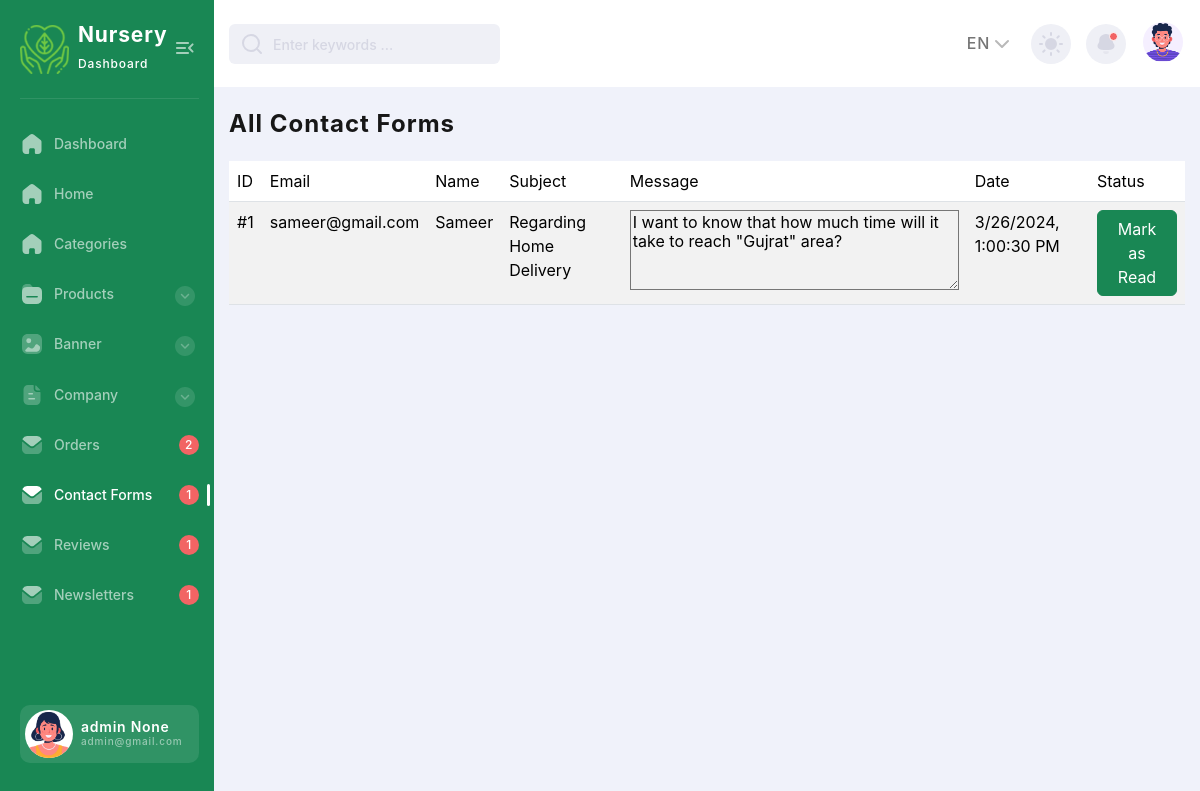
The app's page /contactforms/ (signed in) with its own data.
### backend/models.py (models this page shows, shortened)
class Company(models.Model):
    class Meta:
        db_table = "company"
        verbose_name = 'Company'
        verbose_name_plural = 'Companies'
    name = models.CharField(max_length=255)
    description = models.TextField(null=True,blank=True)
    email = models.CharField(max_length = 255)
    phone_number = models.CharField(max_length = 14)
    logo = models.ImageField(upload_to='logo/',null=True,blank=True)
    favicon = models.ImageField(upload_to='favicon/',null=True,blank=True)
    address = models.CharField(max_length = 255,null=True,blank=True)
    currency_symbol = models.TextField(blank=True,default="₹")

class Users(AbstractUser):
    username = None  # Remove the username field
    email = models.EmailField(unique=True)
    first_name = models.CharField(max_length=30)
    last_name = models.CharField(max_length=30,null=True,blank=True)
    date_of_birth = models.DateField(null=True, blank=True)
    USERNAME_FIELD = 'email'
    REQUIRED_FIELDS = ['first_name']  # Add any other required fields
    objects = CustomUserManager()

class Contact(models.Model):
    class Meta:
        db_table = "contact"
        verbose_name = 'Contact'
        verbose_name_plural = 'Contacts'
    name = models.CharField(max_length= 255)
    email = models.EmailField()
    subject = models.CharField(max_length = 255)
    message = models.TextField()
    date_time = models.CharField(max_length = 255,null=True,blank=True)
    is_read = models.BooleanField(default = False,null=True,blank=True)

### backend/views.py (the view)
# urls.py: path('contactforms/',bViews.AllContactForms,name="contact-forms"),
def AllContactForms(request):
    if is_admin(request):
        contactforms = Contact.objects.all()
        return render(request,"all/contactforms.html",{"contactforms":contactforms})

### backend/views.py (called while the page is built)
def is_admin(request):
    if request.user.is_superuser:
        return True
    return False

### backend/templates/all/contactforms.html (shortened to what this page needs)
{% extends "masters/admin_master.html" %}
{% block page-name %}
  All Contact Forms
{% endblock page-name %}
{% block body %}
{% load custom_filter %}
    <div class="all-products-wrapper">
        <table class="table table-striped">
            <thead>
                <tr>
                    <td>ID</td>
                    <td>Email</td>
                    <td>Name</td>
                    <td>Subject</td>
                    <td>Message</td>
                    <td>Date</td>
                    <td>Status</td>
                </tr>
            </thead>
            <tbody>
                {% for contact in contactforms %}
                  <tr>
                    <td>#{{contact.id}}</td>
                    <td>{{contact.email}}</td>
                    <td>{{contact.name}}</td>
                    <td>{{contact.subject}}</td>
                    <td><textarea cols="30" rows="4" readonly>{{contact.message}}</textarea></td>
                    <td>
                        {{contact.date_time}}
                    </td>
                    <td>
                        {% if contact.is_read %}
                          ✔️
                          {%else%}
                          <form action="{%url 'approve-contact-form'%}" method="post">
                            <button class="btn btn-success" type="submit">Mark as Read</button>
                          </form>
                        {% endif %}
                    </td>
                  </tr>
                {% endfor %}
            </tbody>
        </table>
    </div>
{% endblock body %}

### backend/templates/masters/admin_master.html (shortened to what this page needs)
<!DOCTYPE html>
<html lang="en">
<head>
    {% load static %}
    <link href="https://cdn.jsdelivr.net/npm/bootstrap@5.3.3/dist/css/bootstrap.min.css" rel="stylesheet">
  <link rel="stylesheet" href="{% static 'css/backend_style.min.css' %}">
</head>
<body>
    <div class="page-flex">
<aside class="sidebar">
    <div class="sidebar-start">
        <div class="sidebar-head">
            <a href="{%url 'dashboard'%}" class="logo-wrapper" title="Home">
                <div class="logo" style="background: none;">
                    <img src="/media/{{company.logo}}" alt="">
                </div>
                <div class="logo-text">
                    <span class="logo-title">{% if company.name %}
                      {{company.name}}
                      {%else%}
                      Nursery
                    {% endif %}</span>
                    <span class="logo-subtitle">Dashboard</span>
                </div>
            </a>
            <button class="sidebar-toggle transparent-btn" title="Menu" type="button">
                <span class="icon menu-toggle" aria-hidden="true"></span>
            </button>
        </div>
        <div class="sidebar-body">
            <ul class="sidebar-body-menu">
                <li>
                    <a href="{%url 'dashboard'%}" data-active-url="{%url 'dashboard'%}"><span class="icon home" aria-hidden="true"></span>Dashboard</a>
                </li>
                <li>
                    <a href="/"><span class="icon home" aria-hidden="true"></span>Home</a>
                </li>
                <li>
                    <a href="{%url 'all-categories'%}" data-active-url="{%url 'all-categories'%}"><span class="icon home" aria-hidden="true"></span>Categories</a>
                </li>
                <li>
                    <a class="show-cat-btn" href="##" data-active-url="{%url 'all-products'%}" data-active-url-add="{%url 'add-product'%}">
                        <span class="icon folder" aria-hidden="true"></span>Products
                        <span class="category__btn transparent-btn" title="Open list">
                            <span class="icon arrow-down" aria-hidden="true"></span>
                        </span>
                    </a>
                    <ul class="cat-sub-menu">
                        <li>
                        </li>
                        <li>
                        </li>
                    </ul>
                </li>
                <li>
                    <a class="show-cat-btn" href="##" data-active-url="{%url 'all-banners'%}" data-active-url-add="{%url 'add-banner'%}">
                        <span class="icon image" aria-hidden="true"></span>Banner
                        <span class="category__btn transparent-btn" title="Open list">
                            <span class="icon arrow-down" aria-hidden="true"></span>
                        </span>
                    </a>
                    <ul class="cat-sub-menu">
                        <li>
                        </li>
                        <li>
                        </li>
                    </ul>
                </li>
                <li>
                    <a class="show-cat-btn" href="##" data-active-url-add="{%url 'add-company'%}" data-active-url="{%url 'edit-company'%}">
                        <span class="icon paper" aria-hidden="true"></span>Company
                        <span class="category__btn transparent-btn" title="Open list">
                            <span class="icon arrow-down" aria-hidden="true"></span>
                        </span>
                    </a>
                    <ul class="cat-sub-menu">
                        <li>
                        </li>
                        <li>
                        </li>
                    </ul>
                </li>
                <li>
                    <a href="{%url 'admin-orders'%}" data-active-url="{%url 'admin-orders'%}">
                        <span class="icon message" aria-hidden="true"></span>
                        Orders
                    </a>
                    <span class="msg-counter">{{new_orders}}</span>
                </li>
                <li>
                    <a href="{%url 'contact-forms'%}" data-active-url="{%url 'contact-forms'%}">
                        <span class="icon message" aria-hidden="true"></span>
                        Contact Forms
                    </a>
                    <span class="msg-counter">{{new_contactforms}}</span>
                </li>
                <li>
                    <a href="{%url 'all-reviews'%}" data-active-url="{%url 'all-reviews'%}">
                        <span class="icon message" aria-hidden="true"></span>
                        Reviews
                    </a>
                    <span class="msg-counter">{{new_reviews}}</span>
                </li>
                <li>
                    <a href="{%url 'newsletters'%}" data-active-url="{%url 'newsletters'%}">
                        <span class="icon message" aria-hidden="true"></span>
                        Newsletters
                    </a>
                    <span class="msg-counter">{{new_newsletters}}</span>
                </li>
            </ul>
        </div>
    </div>
    <div class="sidebar-footer">
        <a href="{%url 'dashboard'%}" class="sidebar-user">
            <span class="sidebar-user-img">
                <picture><source srcset="{% static 'images/avatar/avatar-illustrated-01.webp' %}" type="image/webp"><img src="{% static 'images/avatar/avatar-illustrated-01.webp' %}" alt="User name"></picture>
            </span>
            <div class="sidebar-user-info">
                <span class="sidebar-user__title">{{request.user.first_name}} {{request.user.last_name}}</span>
                <span class="sidebar-user__subtitle">{{request.user.email}}</span>
            </div>
        </a>
    </div>
</aside>
<div class="main-wrapper">
    <nav class="main-nav--bg">
    <div class="container main-nav">
        <div class="main-nav-start">
        <div class="search-wrapper">
            <i data-feather="search" aria-hidden="true"></i>
            <input type="text" placeholder="Enter keywords ..." required>
        </div>
        </div>
        <div class="main-nav-end">
        <div class="lang-switcher-wrapper">
            <button class="lang-switcher transparent-btn" type="button">
            EN
            <i data-feather="chevron-down" aria-hidden="true"></i>
            </button>
        </div>
        <button class="theme-switcher gray-circle-btn" type="button" title="Switch theme">
            <i class="sun-icon" data-feather="sun" aria-hidden="true"></i>
        </button>
        <div class="notification-wrapper">
            <button class="gray-circle-btn dropdown-btn" title="To messages" type="button">
            <span class="icon notification active" aria-hidden="true"></span>
            </button>
        </div>
        <div class="nav-user-wrapper">
            <button href="##" class="nav-user-btn dropdown-btn" title="My profile" type="button">
            <span class="nav-user-img">
                <picture><source srcset="{% static 'images/avatar/avatar-illustrated-02.webp' %}" type="image/webp"><img src="{% static 'images/avatar/avatar-illustrated-02.webp' %}" alt="User name"></picture>
            </span>
            </button>
        </div>
        </div>
    </div>
    </nav>
<main class="main users chart-page" id="skip-target">
    <div class="container">
        <h2 class="main-title">
            {% block page-name %}{% endblock page-name %}
        </h2>
    {% block body %}
    {% endblock body %}
    </div>
</main>
</div>
</div>
</body>
</html>

### backend/templates/all/contactforms.html (style rules this page uses)
.all-products-wrapper textarea { background-color: transparent; }

### records on screen
Company: logo (picture), name "Nursery"
Users: user.first_name "admin", user.last_name "None", user.email "admin@gmail.com"
Contact: id "1", email "sameer@gmail.com", name "Sameer", subject "Regarding Home Delivery", message "I want to know that how much time will it take to reach \"Gujrat\" area?", date_time "3/26/2024, 1:00:30 PM"

### other values on screen
{{ new_orders }} "2"
{{ new_contactforms }} "1"
{{ new_reviews }} "1"
{{ new_newsletters }} "1"
